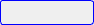
<?xml version="1.0" encoding="UTF-8"?>
<ui version="4.0">
 <class>SAKHighlighterLabel</class>
 <widget class="QWidget" name="SAKHighlighterLabel">
  <property name="geometry">
   <rect>
    <x>0</x>
    <y>0</y>
    <width>94</width>
    <height>25</height>
   </rect>
  </property>
  <property name="windowTitle">
   <string>Form</string>
  </property>
  <property name="styleSheet">
   <string notr="true"/>
  </property>
  <layout class="QHBoxLayout" name="horizontalLayout">
   <property name="leftMargin">
    <number>0</number>
   </property>
   <property name="topMargin">
    <number>0</number>
   </property>
   <property name="rightMargin">
    <number>0</number>
   </property>
   <property name="bottomMargin">
    <number>0</number>
   </property>
   <item>
    <widget class="QFrame" name="frame">
     <property name="styleSheet">
      <string notr="true">QFrame {
	border:1px solid blue;
	border-radius:3px
}</string>
     </property>
     <property name="frameShape">
      <enum>QFrame::StyledPanel</enum>
     </property>
     <property name="frameShadow">
      <enum>QFrame::Raised</enum>
     </property>
     <layout class="QHBoxLayout" name="horizontalLayout_2">
      <property name="leftMargin">
       <number>0</number>
      </property>
      <property name="topMargin">
       <number>0</number>
      </property>
      <property name="rightMargin">
       <number>0</number>
      </property>
      <property name="bottomMargin">
       <number>0</number>
      </property>
      <item>
       <widget class="QLabel" name="label">
        <property name="styleSheet">
         <string notr="true">QLabel{
	border:none
}</string>
        </property>
        <property name="text">
         <string/>
        </property>
       </widget>
      </item>
      <item>
       <widget class="QPushButton" name="pushButton">
        <property name="styleSheet">
         <string notr="true">QPushButton {
	border: none
}</string>
        </property>
        <property name="text">
         <string/>
        </property>
       </widget>
      </item>
     </layout>
    </widget>
   </item>
  </layout>
 </widget>
 <resources/>
 <connections/>
</ui>
